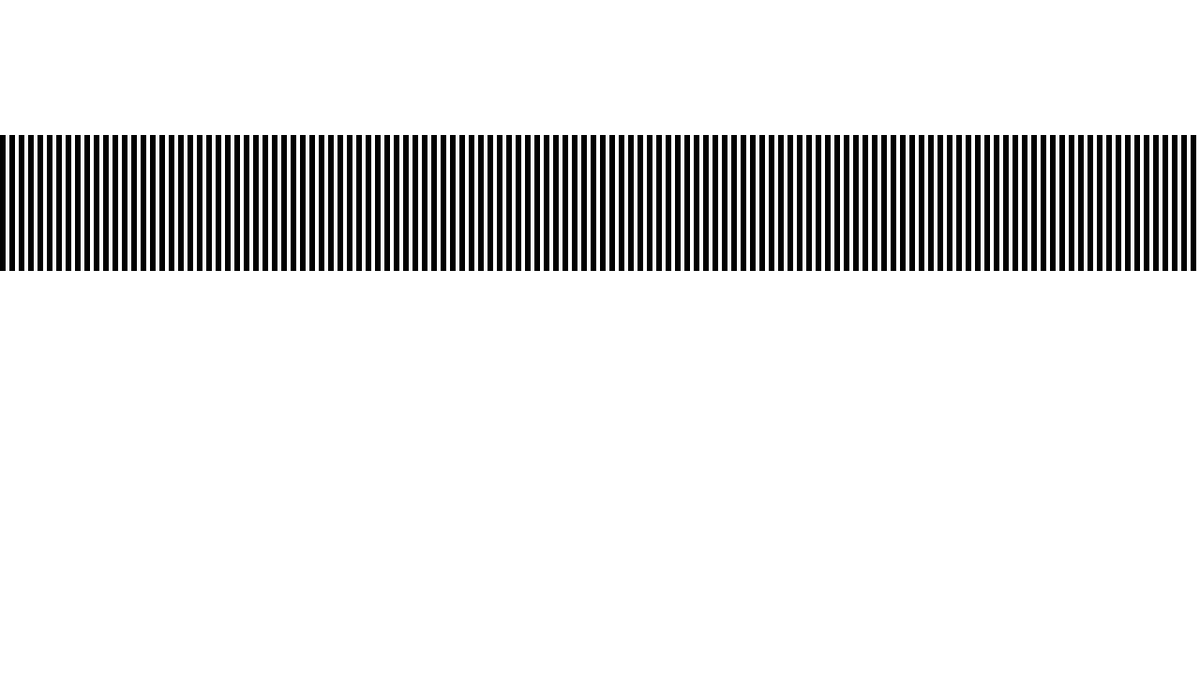
Frame 1 (no input)
Frame 60 (the mouse pressed at the canvas centre just before this capture): blank canvas, image omitted
Frame 120 (the mouse held since frame 60 and released just before this capture): identical to frame 1, image omitted

The Processing sketch that drew this single still picture (run headless with seeded random() and noise(); from frame 60 on, the mouse is pressed at the canvas centre):

// Processing sketch: white
// ── white.pde
int  numLineas;
int iteraciones;
int contador;
int grosor;
int framespersecond;
int frames;

void setup() {

  numLineas = 120;
  surface.setSize(1280, 720 );
  contador = 0;
  frames = 60;
  
  
}

void draw() {
  framespersecond = 1000/frames;
  clear();
  background(255);
  if (contador >= 7){
    contador = 0;
  }
  grosor =width / (numLineas);
  iteraciones= (width/grosor)+1;
 
  if (contador == 0){
    for (int i = 0; i <iteraciones;i++){
      stroke(0);
      fill(0);
      rect (i*grosor,height/5*1,grosor/2,height/5);
    }
  }
  if (contador == 1){
    for (int i = 0; i <iteraciones;i++){
      stroke(0);
      fill(0);
      rect (i*grosor,height/5*2,grosor/2,height/5);
    }
  }
  if (contador == 2){
    for (int i = 0; i <iteraciones;i++){
      stroke(0);
      fill(0);
      rect (i*grosor,height/5*3,grosor/2,height/5);
    }
  }
  if (contador == 3){
    background(255);
  }
  if (contador == 4 || contador == 5 || contador == 6 ){
    background(0);
  }
  contador++;
  delay(framespersecond);
}

void mouseWheel(MouseEvent event) {
  float e = event.getCount();
  println(e);
  if (e==1){
    if(frames >1){
      frames--;
    }
  }
  if (e==-1){
    if(frames <60){
      frames++;
    }
  }
 
}

void mousePressed() {
  if (mouseButton == LEFT) {
    if (numLineas>10){
      numLineas -=10;
    }
  } else if (mouseButton == RIGHT) {
    numLineas+=10;
  } else {
    
  }
}
